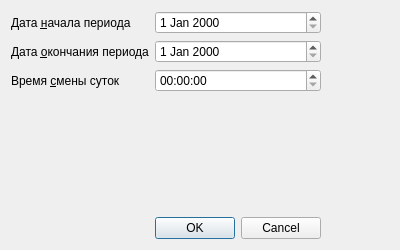
<?xml version="1.0" encoding="UTF-8"?>
<ui version="4.0">
 <class>ReportMovingB36MonthlySetupDialog</class>
 <widget class="QDialog" name="ReportMovingB36MonthlySetupDialog">
  <property name="geometry">
   <rect>
    <x>0</x>
    <y>0</y>
    <width>400</width>
    <height>250</height>
   </rect>
  </property>
  <property name="windowTitle">
   <string>Dialog</string>
  </property>
  <layout class="QGridLayout" name="gridLayout">
   <item row="0" column="0">
    <widget class="QLabel" name="lblBegDate">
     <property name="text">
      <string>Дата &amp;начала периода</string>
     </property>
     <property name="buddy">
      <cstring>edtBegDate</cstring>
     </property>
    </widget>
   </item>
   <item row="1" column="1">
    <widget class="CDateEdit" name="edtEndDate"/>
   </item>
   <item row="2" column="0">
    <widget class="QLabel" name="lblBegTime">
     <property name="text">
      <string>Время &amp;смены суток</string>
     </property>
     <property name="buddy">
      <cstring>edtBegTime</cstring>
     </property>
    </widget>
   </item>
   <item row="3" column="1">
    <spacer name="verticalSpacer">
     <property name="orientation">
      <enum>Qt::Vertical</enum>
     </property>
     <property name="sizeHint" stdset="0">
      <size>
       <width>20</width>
       <height>103</height>
      </size>
     </property>
    </spacer>
   </item>
   <item row="4" column="1">
    <widget class="QDialogButtonBox" name="buttonBox">
     <property name="orientation">
      <enum>Qt::Horizontal</enum>
     </property>
     <property name="standardButtons">
      <set>QDialogButtonBox::Cancel|QDialogButtonBox::Ok</set>
     </property>
    </widget>
   </item>
   <item row="1" column="0">
    <widget class="QLabel" name="lblEndDate">
     <property name="text">
      <string>Дата &amp;окончания периода</string>
     </property>
     <property name="buddy">
      <cstring>edtEndDate</cstring>
     </property>
    </widget>
   </item>
   <item row="2" column="1">
    <widget class="QTimeEdit" name="edtBegTime">
     <property name="sizePolicy">
      <sizepolicy hsizetype="MinimumExpanding" vsizetype="Fixed">
       <horstretch>0</horstretch>
       <verstretch>0</verstretch>
      </sizepolicy>
     </property>
    </widget>
   </item>
   <item row="0" column="1">
    <widget class="CDateEdit" name="edtBegDate"/>
   </item>
   <item row="2" column="2">
    <spacer name="horizontalSpacer">
     <property name="orientation">
      <enum>Qt::Horizontal</enum>
     </property>
     <property name="sizeHint" stdset="0">
      <size>
       <width>40</width>
       <height>20</height>
      </size>
     </property>
    </spacer>
   </item>
  </layout>
 </widget>
 <customwidgets>
  <customwidget>
   <class>CDateEdit</class>
   <extends>QDateEdit</extends>
   <header>library/DateEdit</header>
  </customwidget>
 </customwidgets>
 <tabstops>
  <tabstop>edtBegDate</tabstop>
  <tabstop>edtEndDate</tabstop>
  <tabstop>edtBegTime</tabstop>
  <tabstop>buttonBox</tabstop>
 </tabstops>
 <resources/>
 <connections>
  <connection>
   <sender>buttonBox</sender>
   <signal>accepted()</signal>
   <receiver>ReportMovingB36MonthlySetupDialog</receiver>
   <slot>accept()</slot>
   <hints>
    <hint type="sourcelabel">
     <x>341</x>
     <y>228</y>
    </hint>
    <hint type="destinationlabel">
     <x>157</x>
     <y>249</y>
    </hint>
   </hints>
  </connection>
  <connection>
   <sender>buttonBox</sender>
   <signal>rejected()</signal>
   <receiver>ReportMovingB36MonthlySetupDialog</receiver>
   <slot>reject()</slot>
   <hints>
    <hint type="sourcelabel">
     <x>341</x>
     <y>234</y>
    </hint>
    <hint type="destinationlabel">
     <x>286</x>
     <y>249</y>
    </hint>
   </hints>
  </connection>
 </connections>
</ui>
